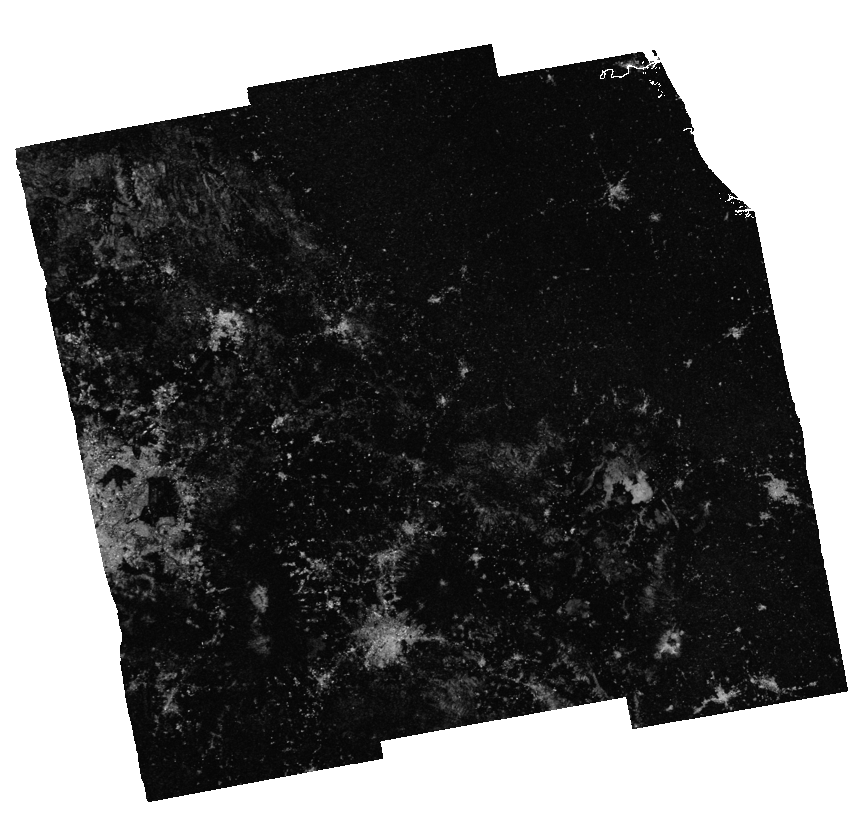
#> input picture backend/data/insar/mexico-city/coherence.png, 868 x 820 px
$ python make_icons.py ../backend/data/insar/mexico-city/coherence.png
#> lines starting #> are read from the running program, lines starting #| are printed output that depends on the picture
import os
import sys

from PIL import Image

src_path = sys.argv[1] if len(sys.argv) > 1 else "frontend/public/kairos-icon.png"
src = Image.open(src_path).convert("RGB")

out_dir = "frontend/public/icons"
os.makedirs(out_dir, exist_ok=True)

for size in (192, 512):
    src.resize((size, size), Image.LANCZOS).save(f"{out_dir}/icon-{size}.png", "PNG")
#> this loop made 2 passes
#> pass 1, `src.resize((size, size), Image.LANCZOS).save(f"{out_dir}/icon-{size}.p..`:
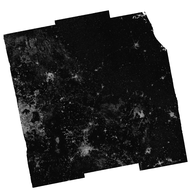
#> saved as icon-192.png: PIL image 192x192 RGB; min 0, max 255, mean 102
#> pass 2, `src.resize((size, size), Image.LANCZOS).save(f"{out_dir}/icon-{size}.p..`:
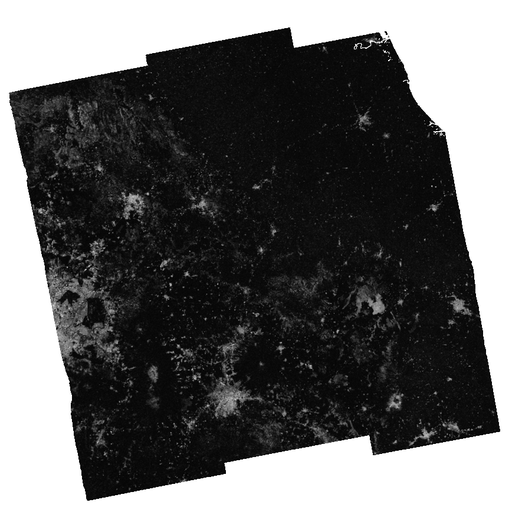
#> saved as icon-512.png: PIL image 512x512 RGB; min 0, max 255, mean 102.1

maskable = Image.new("RGB", (512, 512), (11, 18, 14))
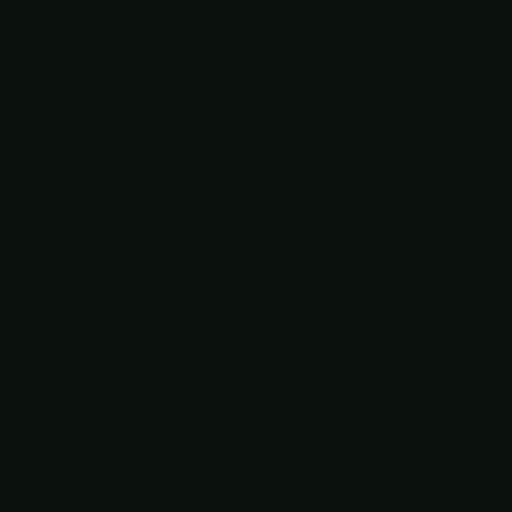
#> maskable: PIL image 512x512 RGB; mean R, G, B 11, 18, 14
inner = src.resize((398, 398), Image.LANCZOS)
maskable.paste(inner, ((512 - 398) // 2, (512 - 398) // 2))
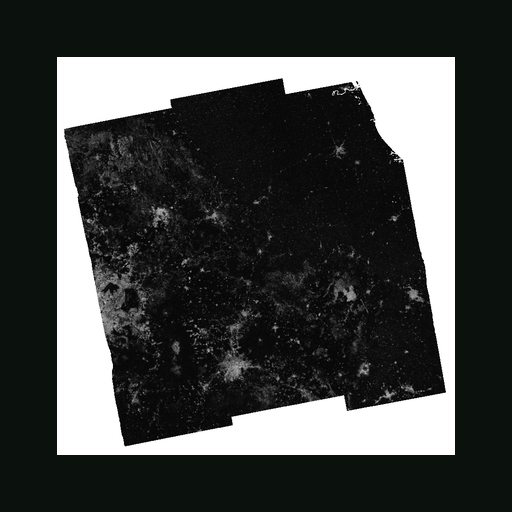
#> maskable: PIL image 512x512 RGB; mean R, G, B 66, 68.8, 67.2
maskable.save(f"{out_dir}/maskable-512.png", "PNG")

src.resize((180, 180), Image.LANCZOS).save(f"{out_dir}/apple-touch-icon.png", "PNG")
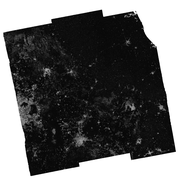
#> saved as apple-touch-icon.png: PIL image 180x180 RGB; min 0, max 255, mean 102
src.resize((64, 64), Image.LANCZOS).save(f"{out_dir}/favicon-64.png", "PNG")
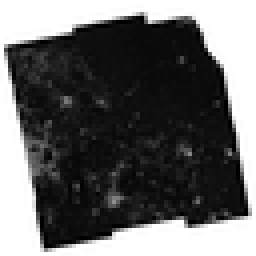
#> saved as favicon-64.png: PIL image 64x64 RGB (shown 4 times larger); min 0, max 255, mean 101.7

print(f"icon set written to {out_dir} from {src_path}")
